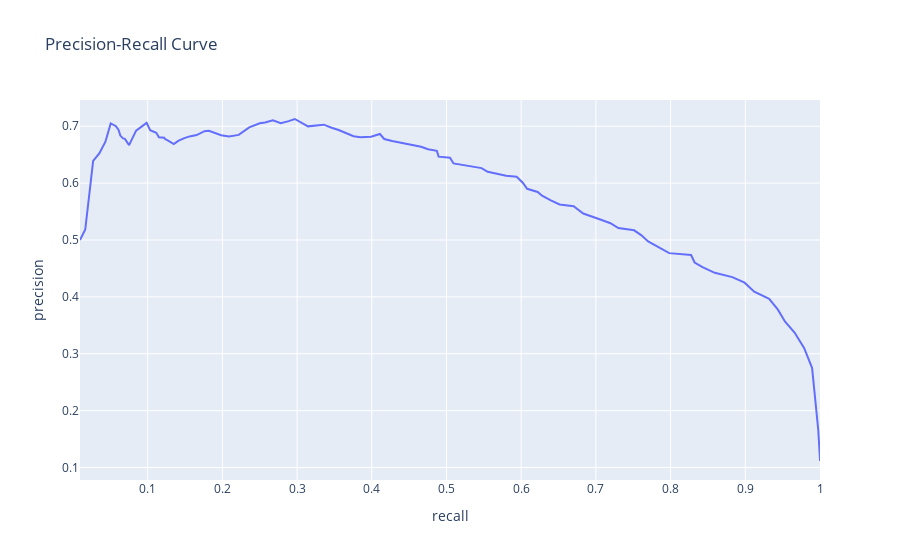

The notebook cell this image was saved under:
### Code cell
# plot precision_recall_curve
px.line(data_frame=pr_re, x='recall', y='precision', title='Precision-Recall Curve')
